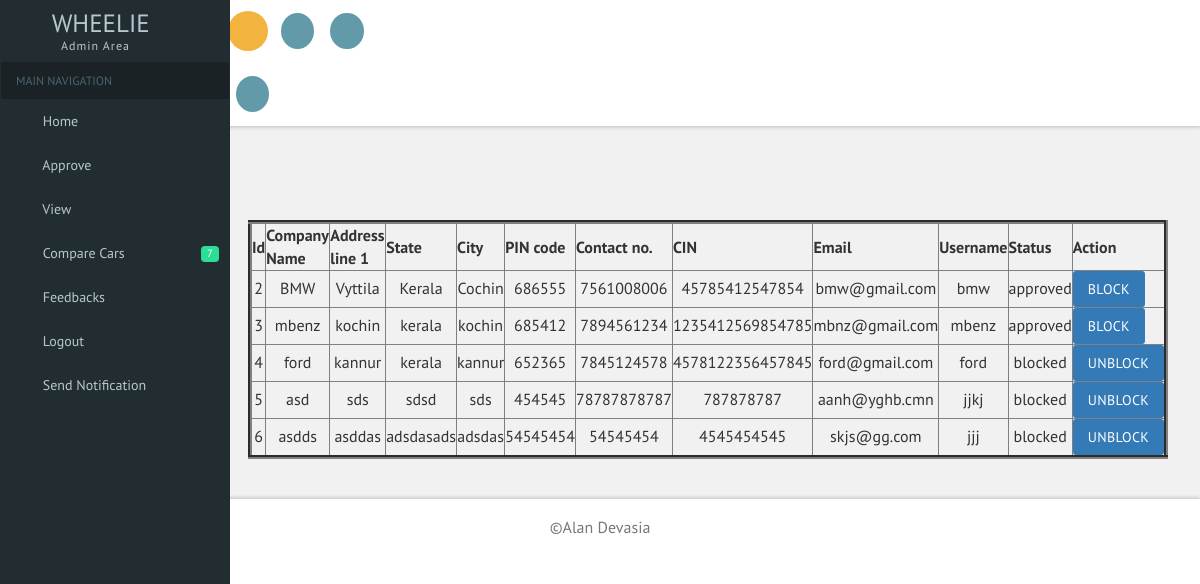
The page /viewman.php (signed in) on the database its author committed.
### tables this page shows
CREATE TABLE IF NOT EXISTS `mreg_tb` (
  `mid` int(11) NOT NULL AUTO_INCREMENT,
  `cname` varchar(50) NOT NULL,
  `address` varchar(50) NOT NULL,
  `state` varchar(50) NOT NULL,
  `city` varchar(50) NOT NULL,
  `pin` int(11) NOT NULL,
  `contact` bigint(20) NOT NULL,
  `cin` varchar(100) NOT NULL,
  `email` varchar(50) NOT NULL,
  `username` varchar(50) NOT NULL,
  `password` varchar(50) NOT NULL,
  `status` varchar(50) NOT NULL,
  PRIMARY KEY (`mid`)
);

### viewman.php (the view, shortened to what this page needs)
<?php
include("dbconnect.php");
	$uname=$_SESSION['username'];
	$upass=$_SESSION['password'];
	$utype=$_SESSION['utype'];
	$sql="SELECT * FROM  `login_tb` WHERE username =  '$uname'AND PASSWORD =  '$upass'";
	$result=mysql_query($sql,$con);
	$rowcount=mysql_num_rows($result);
	if($rowcount !=0 && $utype=='admin')
	{
?>
<!DOCTYPE HTML>
<html>
<head>
<link href="css/bootstrap.css" rel='stylesheet' type='text/css' />
<link href="css/style.css" rel='stylesheet' type='text/css' />
<link href="css/font-awesome.css" rel="stylesheet">
<link href='css/SidebarNav.min.css' media='all' rel='stylesheet' type='text/css'/>
<link href="css/custom.css" rel="stylesheet">
					<link href="css/owl.carousel.css" rel="stylesheet">
</head>
<body class="cbp-spmenu-push">
	<div class="main-content">
	<div class="cbp-spmenu cbp-spmenu-vertical cbp-spmenu-left" id="cbp-spmenu-s1">
		<aside class="sidebar-left">
      <nav class="navbar navbar-inverse">
          <div class="navbar-header">
            <h1><a class="navbar-brand" href="index.html"><span class="fa fa-area-chart"></span> Wheelie<span class="dashboard_text">Admin Area</span></a></h1>
          </div>
		  <?php
						$tu3="select carid from carname_tb";
						$result3=mysql_query($tu3,$con);
						$rowcount3=mysql_num_rows($result3);
											?>
          <div class="collapse navbar-collapse" id="bs-example-navbar-collapse-1">
            <ul class="sidebar-menu">
              <li class="header">MAIN NAVIGATION</li>
              <li class="treeview">
                <a href="homeadmin.php">
                <i class="fa fa-dashboard"></i> <span>Home</span>
                </a>
              </li>
			  <li class="treeview">
                <a href="aproveman.php">
                <i class="fa fa-laptop"></i>
                <span>Approve</span>
				</a>
              </li>
              <li class="treeview">
              <li class="treeview">
                <a href="#">
                <i class="fa fa-laptop"></i>
                <span>View</span>
                <i class="fa fa-angle-left pull-right"></i>
                </a>
              </li>
			  <li>
                <a href="admincompare.php">
                <i class="fa fa-th"></i> <span>Compare Cars<span>
                <small class="label pull-right label-info"><?php echo $rowcount3 ?></small>
                </a>
              </li>
              <li class="treeview">
                <a href="#">
                <i class="fa fa-edit"></i> <span>Feedbacks</span>
                <i class="fa fa-angle-left pull-right"></i>
                </a>
              </li>
              <li class="treeview">
                <a href="err.php">
                <i class="fa fa-table"></i> <span>Logout</span>
                </a>
              </li>
              <li class="treeview">
                <a href="#">
                <i class="fa fa-envelope"></i> <span>Send Notification </span>
              </li>
            </ul>
          </div>
      </nav>
    </aside>
	</div>
		<div class="sticky-header header-section ">
			<div class="header-left">
				<button id="showLeftPush"><i class="fa fa-bars"></i></button>
				<div class="profile_details_left">
					<ul class="nofitications-dropdown">
						<li class="dropdown head-dpdn">
							<a href="#" class="dropdown-toggle" data-toggle="dropdown" aria-expanded="false"><i class="fa fa-envelope"></i></a>
						</li>
						<li class="dropdown head-dpdn">
							<a href="#" class="dropdown-toggle" data-toggle="dropdown" aria-expanded="false"><i class="fa fa-bell"></i></a>
							<ul class="dropdown-menu">
								<li><a href="aprovalmsg.php">
									</div>
								  <div class="clearfix"></div>
						<li class="dropdown head-dpdn">
							<a href="#" class="dropdown-toggle" data-toggle="dropdown" aria-expanded="false"><i class="fa fa-tasks"></i></a>
						</li>
					<div class="clearfix"> </div>
				</div>
				<div class="clearfix"> </div>
			</div>
			<div class="header-right">
				<div class="search-box">
					<form class="input">
						<label class="input__label" for="input-31">
						</label>
					</form>
				</div>
				<div class="profile_details">
					<ul>
						<li class="dropdown profile_details_drop">
							<a href="#" class="dropdown-toggle" data-toggle="dropdown" aria-expanded="false">
								<div class="profile_img">
									<div class="user-name">
										<p>Admin Name</p>
										<span><?php echo $uname ?></span>
									</div>
								</div>
							</a>
						</li>
					</ul>
				</div>
			</div>
		</div>
		<div id="page-wrapper">
			<div class="main-page">
	<br/>
	<br/>
	<br/>
	<br/>
<?php
$result = mysql_query("SELECT * FROM mreg_tb ");
echo "<table border='4'>
<tr>
<th align='center'>Id</th>
<th align='center'>Company Name</th>
<th align='center'>Address line 1</th>
<th align='center'>State</th>
<th align='center'>City</th>
<th align='center'>PIN code</th>
<th align='center'>Contact no.</th>
<th align='center'>CIN</th>
<th align='center'>Email</th>
<th align='center'>Username</th>
<th align='center'>Status</th>
<th align='center'>Action</th>
</tr>";
while($row = mysql_fetch_array($result))
{
echo "<form action='blockman.php' method='post'>";
echo "<tr>";
echo "<td align='center'>" . $row['mid'] . "</td>";
echo "<td align='center'>" . $row['cname'] . "</td>";
echo "<td align='center'>" . $row['address'] . "</td>";
echo "<td align='center'>" . $row['state'] . "</td>";
echo "<td align='center'>" . $row['city'] . "</td>";
echo "<td align='center'>" . $row['pin'] . "</td>";
echo "<td align='center'>" . $row['contact'] . "</td>";
echo "<td align='center'>" . $row['cin'] . "</td>";
echo "<td align='center'>" . $row['email'] . "</td>";
echo "<td align='center'>" . $row['username'] . "</td>";
echo "<td align='center'>" . $row['status'] . "</td>";
	if ($row['status']=='blocked'){
echo '<td><button class="btn btn-primary" name="unblocking">Unblock</button></td>';
	}
	else{
		echo '<td><button class="btn btn-primary" name="passed">Block</button></td>';
	}
echo "</tr>";
echo "</form>";
}
echo "</table>";
	?>
			</div>
		</div>
	<div class="footer">
	   <p>&copy;Alan Devasia</p>
	</div>
</body>
</html>
<?php
	}
	else
	{
		header("location:err.php");
	}
?>

### css/custom.css (style rules this page uses)
#page-wrapper { padding:5em 2em 2.5em; background-color: #F1F1F1; }

### rows shown on the page
mreg_tb: mid "2", cname "BMW", address "Vyttila", state "Kerala", city "Cochin", pin "686555", contact "7561008006", cin "45785412547854", email "bmw@gmail.com", username "bmw", status "approved", shows "BLOCK"
mreg_tb: mid "3", cname "mbenz", address "kochin", state "kerala", city "kochin", pin "685412", contact "7894561234", cin "1235412569854785", email "mbnz@gmail.com", username "mbenz", status "approved", shows "BLOCK"
mreg_tb: mid "4", cname "ford", address "kannur", state "kerala", city "kannur", pin "652365", contact "7845124578", cin "4578122356457845", email "ford@gmail.com", username "ford", status "blocked", shows "UNBLOCK"
mreg_tb: mid "5", cname "asd", address "sds", state "sdsd", city "sds", pin "454545", contact "78787878787", cin "787878787", email "aanh@yghb.cmn", username "jjkj", status "blocked", shows "UNBLOCK"
mreg_tb: mid "6", cname "asdds", address "asddas", state "adsdasads", city "adsdas", pin "54545454", contact "54545454", cin "4545454545", email "skjs@gg.com", username "jjj", status "blocked", shows "UNBLOCK"

### other values the page prints
$rowcount3 "7"
